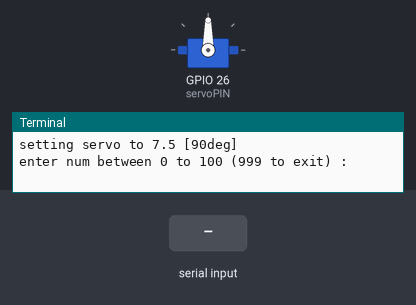
A program run on a simulated Raspberry Pi (BCM pin numbers). On the bench: servo, the last lines printed to the terminal. The test bench sets the inputs (shaded band). Servo angles are drawn from the pulse width (0.5 ms = 0°, 2.5 ms = 180°).

Above: at 1.2 s.
1.3 s: "5" typed at the terminal, then Enter
At 2.1 s:
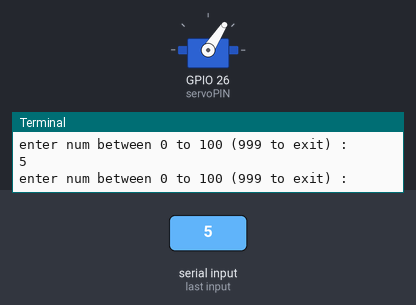
2.8 s: "1" typed at the terminal, then Enter
At 3.3 s:
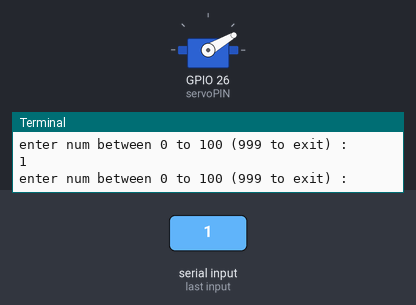
Timing chart, 0 to 5.8 s (numbered marks = the images above; inputs shaded):
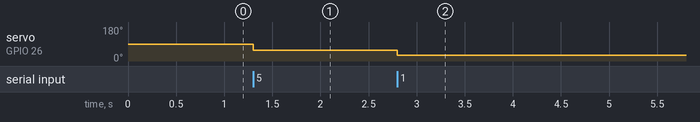

Measured:
- after the input at 1.3 s, servo on GPIO 26 (servoPIN): 90° → 57° at once
- after the input at 2.8 s, servo on GPIO 26 (servoPIN): 57° → 30° at once

The program:

servo_discrite_numbers.py
```python
#!/usr/bin/python3

#3.5 - 0
#7.5 - 90
#12.5 - 180


import RPi.GPIO as GPIO
import time
import sys


#servoPIN = 17 #empty one for test
servoPIN = 26 #game servo
GPIO.setmode(GPIO.BCM)
GPIO.setup(servoPIN, GPIO.OUT)

p = GPIO.PWM(servoPIN, 50) # GPIO 17 for PWM with 50Hz

print("setting servo to 7.5 [90deg]")
p.start(7.5) # Initialization

myinput = input("enter num between 0 to 100 (999 to exit) : ")
while(str(myinput) != "999"):
  #p.ChangeDutyCycle(7.5+((float(myinput)-50)/14)) #100 levels
  p.ChangeDutyCycle(7.5+((float(myinput)-10)/2.7))  #20 levels
  myinput = input("enter num between 0 to 100 (999 to exit) : ")

p.stop()
GPIO.cleanup()


#########
### limit for game 5.5 - 9.5
#########
#print(random.randint(1,20))
```
